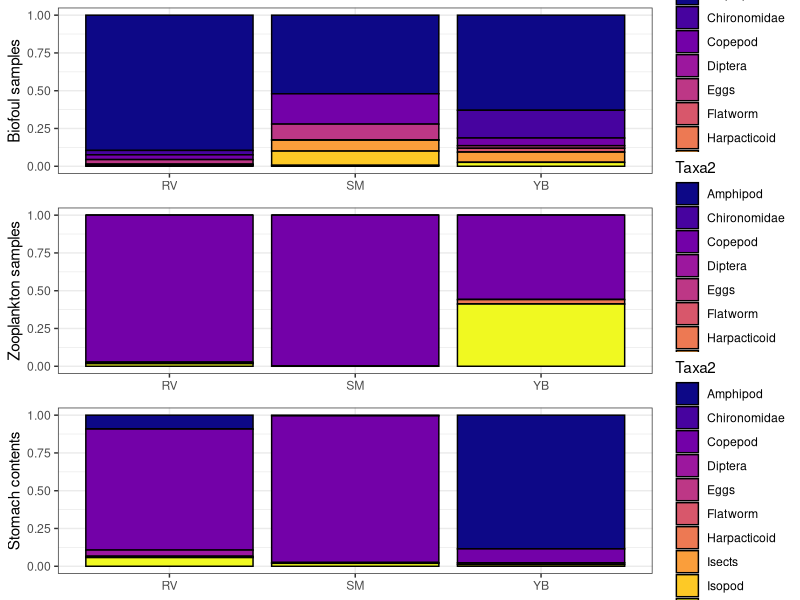
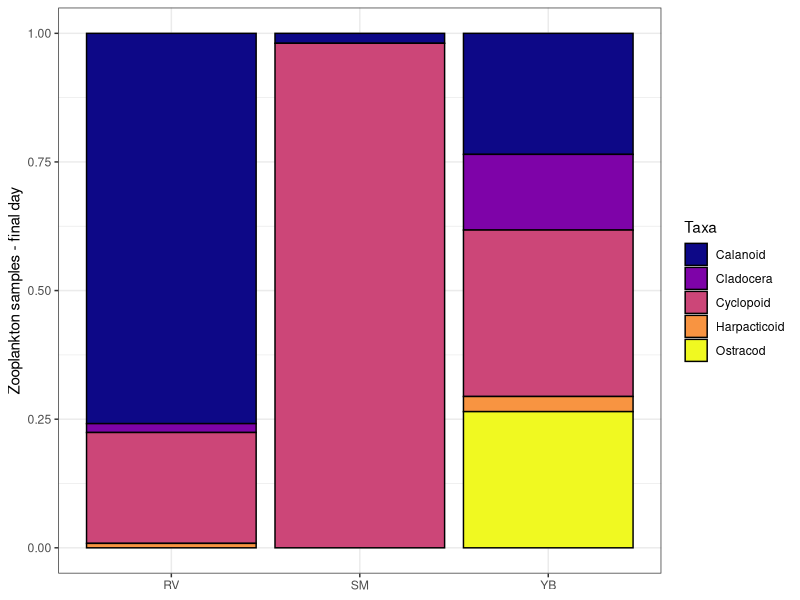

Write the R code that produced these figures, in order.
## ---- chunk 1
knitr::opts_chunk$set(message = FALSE, warning = FALSE)
library(tidyverse)
library(ggpubr)
## ---- chunk 2
biofoul <- read_csv("smelt_2019_allseasons/data_raw/Invert.data.csv")
unique(biofoul$Taxa)

#match ID level to diet data
biofoul$Taxa2 <- biofoul$Taxa
biofoul[biofoul$Taxa %in% c("Corphiidae", "Gammaridae"),]$Taxa2 <- "Amphipod"

#sum across location
biofoul2<- biofoul %>% 
  group_by(Taxa2, Location) %>% 
  summarize("Count.sum"= sum(Count))

#rename columns
biofoul3 <- biofoul2 %>% rename(biofoul = "Count.sum")
## ---- chunk 3
diet <- read_csv("smelt_2019_allseasons/data_clean/Diet.proportions.csv")
unique(diet$Taxa)

#match up taxa names to work with biofoul data
diet$Taxa2 <- diet$Taxa
diet[diet$Taxa %in% c("Cyclopoid", "Calanoid"),]$Taxa2 <- "Copepod"
diet[diet$Taxa %in% c("Ostracod", "Cladocera"),]$Taxa2 <- "Other"

#sum across location
diet2<- diet %>% 
  group_by(Taxa2, Location) %>% 
  summarize("Count.sum"= sum(Count))

unique(diet2$Location)

#filter to just fall at core sites
diet3 <- diet2 %>% filter(Location == "RV.Fall" | Location == "SM.Fall" | Location == "YB.Fall")

#remove empty
diet4<-diet3[diet3$Taxa2 != "empty",]

#change Location to drop season
diet4$Location[diet4$Location=="RV.Fall"] <- "RV"
diet4$Location[diet4$Location =="YB.Fall"] <- "YB"
diet4$Location[diet4$Location =="SM.Fall"] <- "SM"

#rename columns
diet4 <- diet4 %>% rename(diet = "Count.sum")
## ---- chunk 4
zoop <- read_csv("smelt_2019_allseasons/data_clean/Zoop.catch.csv")
unique(zoop$Taxa)

#filter zoop dataset to final day of sampling 
zoop2 <- filter(zoop, Date == "2019-11-04")

#remove microzoop
zoop2 <- zoop2[!(zoop2$Taxa=="Microzoo"),]

#match up taxa names to work with biofoul data
zoop2$Taxa2 <- zoop2$Taxa
zoop2[zoop2$Taxa %in% c("Cyclopoid", "Calanoid"),]$Taxa2 <- "Copepod"
zoop2[zoop2$Taxa %in% c("Ostracod", "Cladocera"),]$Taxa2 <- "Other"

#sum across new taxa
zoop3<- zoop2 %>% 
  group_by(Taxa2, Location) %>% 
  summarize("sum.indm3"= sum(ind_m3))

#rename columns
zoop4 <- zoop3 %>% rename(zoop = "sum.indm3")

#combine
all <- merge(x=diet4,y=zoop4,
        by=c("Location","Taxa2"), all=TRUE)

all2 <- merge(x=all,y=biofoul3,
        by=c("Location","Taxa2"), all=TRUE)

#swap NAs with 0
all2[is.na(all2)] <- 0
## ---- chunk 5
b<-ggplot(data=all2, aes(x=Location, y =biofoul, fill=Taxa2)) +
    geom_bar(position="fill", stat="identity", colour="black") +
  theme_bw() +
  viridis::scale_fill_viridis(discrete = TRUE, option = "plasma") +
  theme(legend.position="right", axis.title.x = element_blank())+
  labs(y = "Biofoul samples")

z<-ggplot(data=all2, aes(x=Location, y =zoop, fill=Taxa2)) +
    geom_bar(position="fill", stat="identity", colour="black") +
  theme_bw() +
  viridis::scale_fill_viridis(discrete = TRUE, option = "plasma") +
  theme(legend.position="right", axis.title.x = element_blank())+
  labs(y = "Zooplankton samples") #final day, no microzoop

d<-ggplot(data=all2, aes(x=Location, y =diet, fill=Taxa2)) +
    geom_bar(position="fill", stat="identity", colour="black") +
  theme_bw() +
  viridis::scale_fill_viridis(discrete = TRUE, option = "plasma") +
  theme(legend.position="right", axis.title.x = element_blank())+
  labs(y = "Stomach contents")

multiplot <- ggarrange(b,z,d, nrow=3, ncol=1)
multiplot
## ---- chunk 6
#sum across new taxa
zoop.only<- zoop2 %>% 
  group_by(Taxa, Location) %>% 
  summarize("sum.indm3"= sum(ind_m3))

ggplot(data=zoop.only, aes(x=Location, y =sum.indm3, fill=Taxa)) +
  geom_bar(position="fill", stat="identity", colour="black") +
  theme_bw() +
  viridis::scale_fill_viridis(discrete = TRUE, option = "plasma") +
  theme(legend.position="right", axis.title.x = element_blank())+
  labs(y = "Zooplankton samples - final day")
